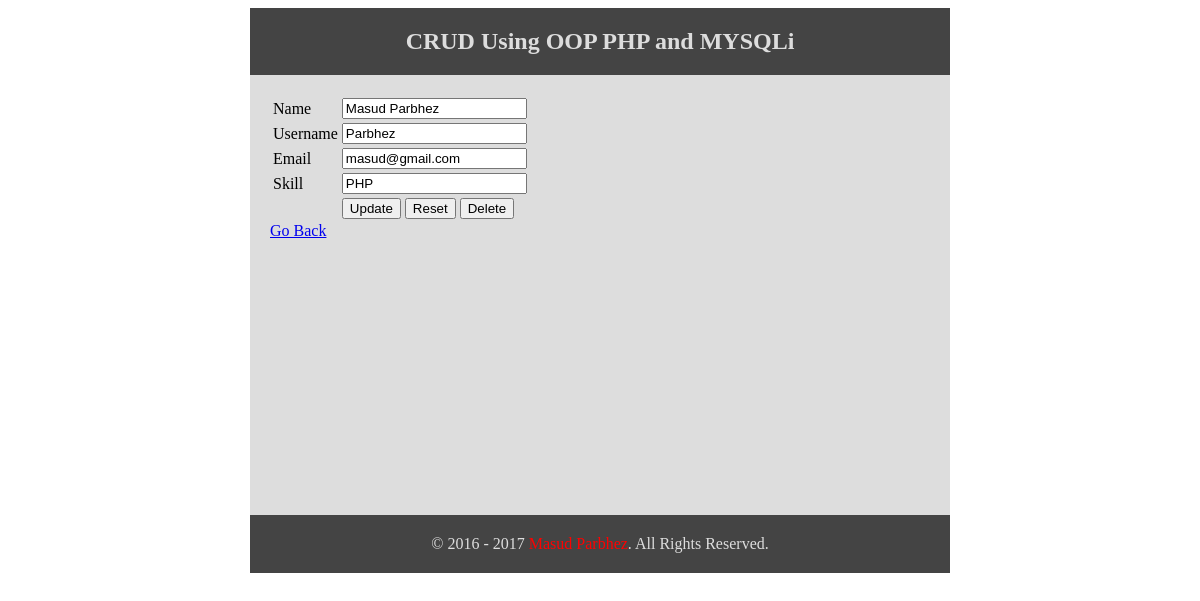
The page /update.php?id=3 on the database its author committed.
### tables this page shows
CREATE TABLE `tbl_user` (
  `id` int(11) NOT NULL,
  `name` varchar(255) NOT NULL,
  `username` varchar(255) NOT NULL,
  `email` varchar(255) NOT NULL,
  `skill` varchar(255) NOT NULL
);

### Database.php (called while the page is built, shortened)
<?php
	class Database {
		public $host = DB_HOST;
		public $user = DB_USER;
		public $pass = DB_PASS;
		public $dbname = DB_NAME;
		public $link;
		private function connectDB () {
			$this->link = new mysqli ($this->host, $this->user, $this->pass, $this->dbname);
			if (!$this->link) {
				$this->error = "Connection failed".$this->link->connect_error;
				return false;
			} else {
				return true;
			}
		}
		public function select ($query) {
			$result = $this->link->query($query) or die($this->link->error.__LINE__);
			if ($result->num_rows > 0) {
				return $result;
			} else {
				return false;
			}
		}
	}
?>

### update.php (the view, shortened to what this page needs)
<?php
include 'inc/header.php';
include 'Database.php';
?>
<?php
	$id =$_GET['id'];
		$db = new Database ();
		$query = "SELECT * FROM tbl_user WHERE id = $id";
  		$getData = $db->select($query)->fetch_assoc();
 ?>
 	<form action="update.php?id=<?php echo $id;?>" method="post">
 	<table>
 		<tr>
 			<td>Name</td>
 			<td><input type="text" name="name" value="<?php echo $getData['name'] ?>" /></td>
 		</tr>
 		<tr>
 			<td>Username</td>
 			<td><input type="text" name="username" value="<?php echo $getData['username'] ?>" /></td>
 		</tr>
 		<tr>
 			<td>Email</td>
 			<td><input type="text" name="email" value="<?php echo $getData['email'] ?>" /></td>
 		</tr>
 		<tr>
 			<td>Skill</td>
 			<td><input type="text" name="skill" value="<?php echo $getData['skill'] ?>"/></td>
 		</tr>
 		<tr>
 			<td></td>
 			<td>
 				<input type="submit" name="submit" value="Update" />
 				<input type="reset" value="Reset" />
 				<input type="submit" name="delete" value="Delete" />
 			</td>
 		</tr>
 	</table>
</form>
<a href="index.php">Go Back</a>
<?php
include 'inc/footer.php';
?>

### inc/header.php (style rules this page uses)
body { font-family: verdana; }

### rows shown on the page
tbl_user: name "Masud Parbhez", username "Parbhez", email "masud@gmail.com", skill "PHP"
